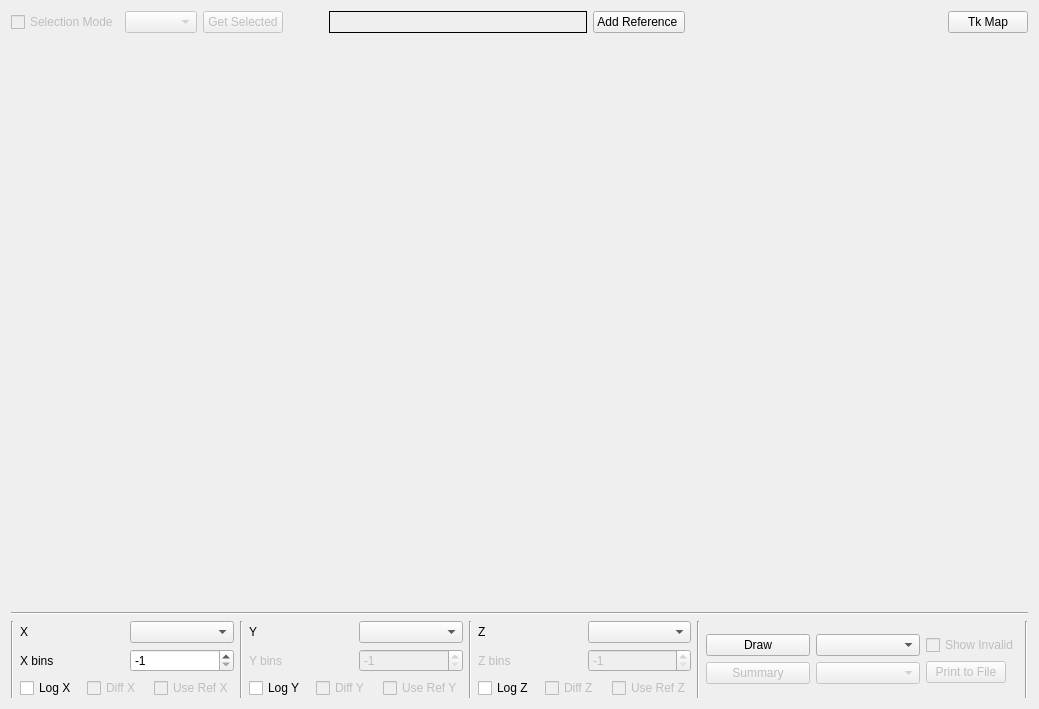
<?xml version="1.0" encoding="UTF-8"?>
<ui version="4.0">
 <class>TreeViewer</class>
 <widget class="QConnectedTabWidget" name="TreeViewer">
  <property name="geometry">
   <rect>
    <x>0</x>
    <y>0</y>
    <width>1039</width>
    <height>709</height>
   </rect>
  </property>
  <property name="windowTitle">
   <string>Tree Viewer</string>
  </property>
  <layout class="QGridLayout" name="gridLayout_2">
   <item row="0" column="0">
    <layout class="QVBoxLayout" name="verticalLayout_5">
     <item>
      <layout class="QHBoxLayout" name="horizontalLayout_4">
       <item>
        <layout class="QHBoxLayout" name="horizontalLayout_2">
         <item>
          <widget class="QCheckBox" name="chkSelMode">
           <property name="enabled">
            <bool>false</bool>
           </property>
           <property name="text">
            <string>Selection Mode</string>
           </property>
          </widget>
         </item>
         <item>
          <widget class="QComboBox" name="cmbCutOpt">
           <property name="enabled">
            <bool>false</bool>
           </property>
           <property name="sizePolicy">
            <sizepolicy hsizetype="Preferred" vsizetype="Fixed">
             <horstretch>0</horstretch>
             <verstretch>0</verstretch>
            </sizepolicy>
           </property>
          </widget>
         </item>
         <item>
          <widget class="QPushButton" name="btnGetSelected">
           <property name="enabled">
            <bool>false</bool>
           </property>
           <property name="text">
            <string>Get Selected</string>
           </property>
          </widget>
         </item>
         <item>
          <spacer name="horizontalSpacer_3">
           <property name="orientation">
            <enum>Qt::Horizontal</enum>
           </property>
           <property name="sizeHint" stdset="0">
            <size>
             <width>40</width>
             <height>20</height>
            </size>
           </property>
          </spacer>
         </item>
        </layout>
       </item>
       <item>
        <widget class="QLabel" name="lblInfo">
         <property name="sizePolicy">
          <sizepolicy hsizetype="Expanding" vsizetype="Preferred">
           <horstretch>0</horstretch>
           <verstretch>0</verstretch>
          </sizepolicy>
         </property>
         <property name="frameShape">
          <enum>QFrame::Box</enum>
         </property>
         <property name="text">
          <string/>
         </property>
        </widget>
       </item>
       <item>
        <widget class="QPushButton" name="btnRef">
         <property name="text">
          <string>Add Reference </string>
         </property>
        </widget>
       </item>
       <item>
        <spacer name="horizontalSpacer">
         <property name="orientation">
          <enum>Qt::Horizontal</enum>
         </property>
         <property name="sizeHint" stdset="0">
          <size>
           <width>40</width>
           <height>20</height>
          </size>
         </property>
        </spacer>
       </item>
       <item>
        <widget class="QPushButton" name="btnTkMap">
         <property name="text">
          <string>Tk Map</string>
         </property>
        </widget>
       </item>
      </layout>
     </item>
     <item>
      <layout class="QGridLayout" name="gridLayout">
       <item row="0" column="0">
        <widget class="CustomTQtWidget" name="qtCanvas" native="true">
         <property name="enabled">
          <bool>true</bool>
         </property>
         <property name="sizePolicy">
          <sizepolicy hsizetype="Expanding" vsizetype="Expanding">
           <horstretch>0</horstretch>
           <verstretch>0</verstretch>
          </sizepolicy>
         </property>
         <property name="minimumSize">
          <size>
           <width>500</width>
           <height>500</height>
          </size>
         </property>
         <property name="autoFillBackground">
          <bool>true</bool>
         </property>
        </widget>
       </item>
      </layout>
     </item>
     <item>
      <widget class="Line" name="line_6">
       <property name="orientation">
        <enum>Qt::Horizontal</enum>
       </property>
      </widget>
     </item>
     <item>
      <layout class="QHBoxLayout" name="horizontalLayout_12">
       <item>
        <widget class="Line" name="line_4">
         <property name="orientation">
          <enum>Qt::Vertical</enum>
         </property>
        </widget>
       </item>
       <item>
        <layout class="QHBoxLayout" name="horizontalLayout_11">
         <item>
          <layout class="QVBoxLayout" name="xLayout">
           <item>
            <layout class="QHBoxLayout" name="horizontalLayout">
             <item>
              <widget class="QLabel" name="lblX">
               <property name="sizePolicy">
                <sizepolicy hsizetype="Minimum" vsizetype="Minimum">
                 <horstretch>0</horstretch>
                 <verstretch>0</verstretch>
                </sizepolicy>
               </property>
               <property name="text">
                <string>X</string>
               </property>
               <property name="buddy">
                <cstring>cmbX</cstring>
               </property>
              </widget>
             </item>
             <item>
              <widget class="QComboBox" name="cmbX"/>
             </item>
            </layout>
           </item>
           <item>
            <layout class="QHBoxLayout" name="horizontalLayout_5">
             <item>
              <widget class="QLabel" name="lblXBins">
               <property name="sizePolicy">
                <sizepolicy hsizetype="Minimum" vsizetype="Preferred">
                 <horstretch>0</horstretch>
                 <verstretch>0</verstretch>
                </sizepolicy>
               </property>
               <property name="text">
                <string>X bins</string>
               </property>
              </widget>
             </item>
             <item>
              <widget class="QSpinBox" name="xSpinBins">
               <property name="minimum">
                <number>-1</number>
               </property>
               <property name="maximum">
                <number>10000</number>
               </property>
               <property name="value">
                <number>-1</number>
               </property>
              </widget>
             </item>
            </layout>
           </item>
           <item>
            <layout class="QHBoxLayout" name="horizontalLayout_10">
             <item>
              <widget class="QCheckBox" name="chkLogX">
               <property name="text">
                <string>Log X</string>
               </property>
              </widget>
             </item>
             <item>
              <widget class="QCheckBox" name="chkDiffX">
               <property name="enabled">
                <bool>false</bool>
               </property>
               <property name="text">
                <string>Diff X</string>
               </property>
              </widget>
             </item>
             <item>
              <widget class="QCheckBox" name="chkRefX">
               <property name="enabled">
                <bool>false</bool>
               </property>
               <property name="text">
                <string>Use Ref X</string>
               </property>
              </widget>
             </item>
            </layout>
           </item>
          </layout>
         </item>
         <item>
          <widget class="Line" name="line">
           <property name="orientation">
            <enum>Qt::Vertical</enum>
           </property>
          </widget>
         </item>
         <item>
          <layout class="QVBoxLayout" name="yLayout">
           <item>
            <layout class="QHBoxLayout" name="horizontalLayout_3">
             <item>
              <widget class="QLabel" name="lblY">
               <property name="sizePolicy">
                <sizepolicy hsizetype="Minimum" vsizetype="Minimum">
                 <horstretch>0</horstretch>
                 <verstretch>0</verstretch>
                </sizepolicy>
               </property>
               <property name="text">
                <string>Y</string>
               </property>
               <property name="buddy">
                <cstring>cmbY</cstring>
               </property>
              </widget>
             </item>
             <item>
              <widget class="QComboBox" name="cmbY"/>
             </item>
            </layout>
           </item>
           <item>
            <layout class="QHBoxLayout" name="horizontalLayout_7">
             <item>
              <widget class="QLabel" name="lblYBins">
               <property name="enabled">
                <bool>false</bool>
               </property>
               <property name="text">
                <string>Y bins</string>
               </property>
              </widget>
             </item>
             <item>
              <widget class="QSpinBox" name="ySpinBins">
               <property name="enabled">
                <bool>false</bool>
               </property>
               <property name="minimum">
                <number>-1</number>
               </property>
               <property name="maximum">
                <number>10000</number>
               </property>
               <property name="value">
                <number>-1</number>
               </property>
              </widget>
             </item>
            </layout>
           </item>
           <item>
            <layout class="QHBoxLayout" name="horizontalLayout_13">
             <item>
              <widget class="QCheckBox" name="chkLogY">
               <property name="text">
                <string>Log Y</string>
               </property>
              </widget>
             </item>
             <item>
              <widget class="QCheckBox" name="chkDiffY">
               <property name="enabled">
                <bool>false</bool>
               </property>
               <property name="text">
                <string>Diff Y</string>
               </property>
              </widget>
             </item>
             <item>
              <widget class="QCheckBox" name="chkRefY">
               <property name="enabled">
                <bool>false</bool>
               </property>
               <property name="text">
                <string>Use Ref Y</string>
               </property>
              </widget>
             </item>
            </layout>
           </item>
          </layout>
         </item>
         <item>
          <widget class="Line" name="line_2">
           <property name="orientation">
            <enum>Qt::Vertical</enum>
           </property>
          </widget>
         </item>
         <item>
          <layout class="QVBoxLayout" name="zLayout">
           <item>
            <layout class="QHBoxLayout" name="horizontalLayout_6">
             <item>
              <widget class="QLabel" name="lblZ">
               <property name="sizePolicy">
                <sizepolicy hsizetype="Minimum" vsizetype="Minimum">
                 <horstretch>0</horstretch>
                 <verstretch>0</verstretch>
                </sizepolicy>
               </property>
               <property name="text">
                <string>Z</string>
               </property>
               <property name="buddy">
                <cstring>cmbZ</cstring>
               </property>
              </widget>
             </item>
             <item>
              <widget class="QComboBox" name="cmbZ">
               <property name="enabled">
                <bool>true</bool>
               </property>
              </widget>
             </item>
            </layout>
           </item>
           <item>
            <layout class="QHBoxLayout" name="horizontalLayout_8">
             <item>
              <widget class="QLabel" name="lblZBins">
               <property name="enabled">
                <bool>false</bool>
               </property>
               <property name="text">
                <string>Z bins</string>
               </property>
              </widget>
             </item>
             <item>
              <widget class="QSpinBox" name="zSpinBins">
               <property name="enabled">
                <bool>false</bool>
               </property>
               <property name="minimum">
                <number>-1</number>
               </property>
               <property name="maximum">
                <number>10000</number>
               </property>
               <property name="value">
                <number>-1</number>
               </property>
              </widget>
             </item>
            </layout>
           </item>
           <item>
            <layout class="QHBoxLayout" name="horizontalLayout_16">
             <item>
              <widget class="QCheckBox" name="chkLogZ">
               <property name="text">
                <string>Log Z</string>
               </property>
              </widget>
             </item>
             <item>
              <widget class="QCheckBox" name="chkDiffZ">
               <property name="enabled">
                <bool>false</bool>
               </property>
               <property name="text">
                <string>Diff Z</string>
               </property>
              </widget>
             </item>
             <item>
              <widget class="QCheckBox" name="chkRefZ">
               <property name="enabled">
                <bool>false</bool>
               </property>
               <property name="text">
                <string>Use Ref Z</string>
               </property>
              </widget>
             </item>
            </layout>
           </item>
          </layout>
         </item>
         <item>
          <widget class="Line" name="line_3">
           <property name="orientation">
            <enum>Qt::Vertical</enum>
           </property>
          </widget>
         </item>
         <item>
          <layout class="QVBoxLayout" name="verticalLayout_4">
           <item>
            <layout class="QHBoxLayout" name="horizontalLayout_15">
             <item>
              <layout class="QVBoxLayout" name="verticalLayout_6">
               <item>
                <widget class="QPushButton" name="btnDraw">
                 <property name="text">
                  <string>Draw</string>
                 </property>
                </widget>
               </item>
               <item>
                <widget class="QPushButton" name="btnShowSummary">
                 <property name="enabled">
                  <bool>false</bool>
                 </property>
                 <property name="text">
                  <string>Summary</string>
                 </property>
                </widget>
               </item>
              </layout>
             </item>
             <item>
              <layout class="QVBoxLayout" name="verticalLayout_8">
               <item>
                <widget class="QComboBox" name="cmbDrawOpt"/>
               </item>
               <item>
                <widget class="QComboBox" name="cmbSummaryHists">
                 <property name="enabled">
                  <bool>false</bool>
                 </property>
                </widget>
               </item>
              </layout>
             </item>
            </layout>
           </item>
          </layout>
         </item>
        </layout>
       </item>
       <item>
        <layout class="QVBoxLayout" name="verticalLayout_7">
         <item>
          <layout class="QHBoxLayout" name="horizontalLayout_9">
           <item>
            <layout class="QVBoxLayout" name="verticalLayout_11">
             <item>
              <widget class="QCheckBox" name="chkShowInvalid">
               <property name="enabled">
                <bool>false</bool>
               </property>
               <property name="sizePolicy">
                <sizepolicy hsizetype="Fixed" vsizetype="Fixed">
                 <horstretch>0</horstretch>
                 <verstretch>0</verstretch>
                </sizepolicy>
               </property>
               <property name="text">
                <string>Show Invalid</string>
               </property>
              </widget>
             </item>
             <item>
              <widget class="QPushButton" name="btnPrintToFile">
               <property name="enabled">
                <bool>false</bool>
               </property>
               <property name="sizePolicy">
                <sizepolicy hsizetype="Fixed" vsizetype="Fixed">
                 <horstretch>0</horstretch>
                 <verstretch>0</verstretch>
                </sizepolicy>
               </property>
               <property name="text">
                <string>Print to File</string>
               </property>
              </widget>
             </item>
            </layout>
           </item>
          </layout>
         </item>
        </layout>
       </item>
       <item>
        <widget class="Line" name="line_7">
         <property name="orientation">
          <enum>Qt::Vertical</enum>
         </property>
        </widget>
       </item>
      </layout>
     </item>
    </layout>
   </item>
  </layout>
 </widget>
 <customwidgets>
  <customwidget>
   <class>CustomTQtWidget</class>
   <extends>QWidget</extends>
   <header>CustomTQtWidget.h</header>
   <container>1</container>
  </customwidget>
  <customwidget>
   <class>QConnectedTabWidget</class>
   <extends>QWidget</extends>
   <header>QConnectedTabWidget.h</header>
   <container>1</container>
  </customwidget>
 </customwidgets>
 <resources/>
 <connections/>
</ui>
